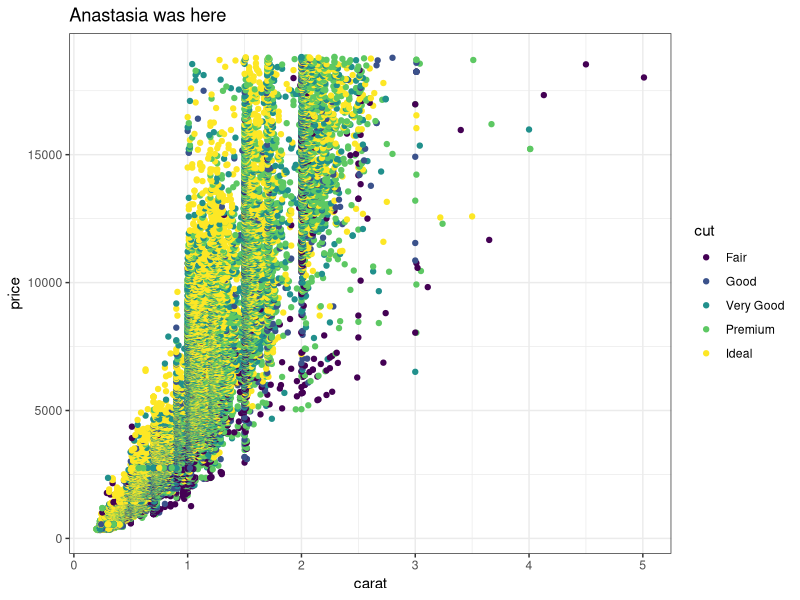
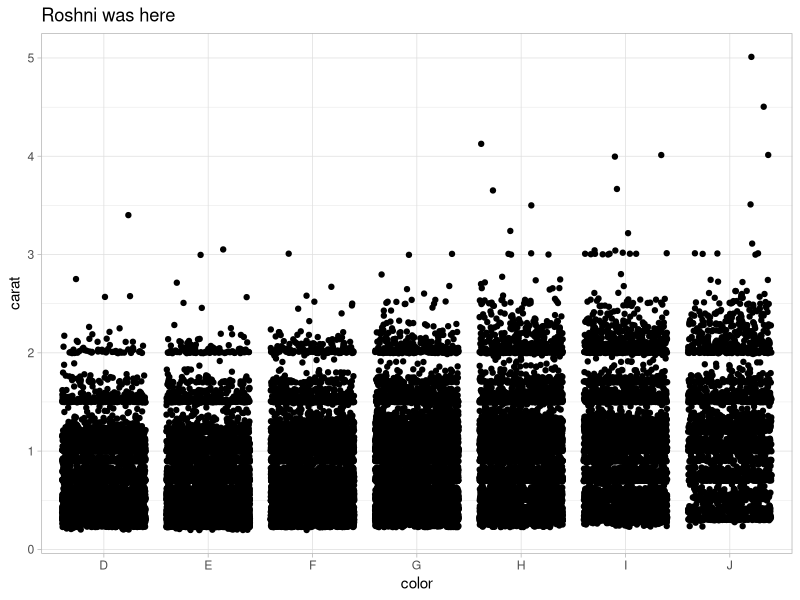
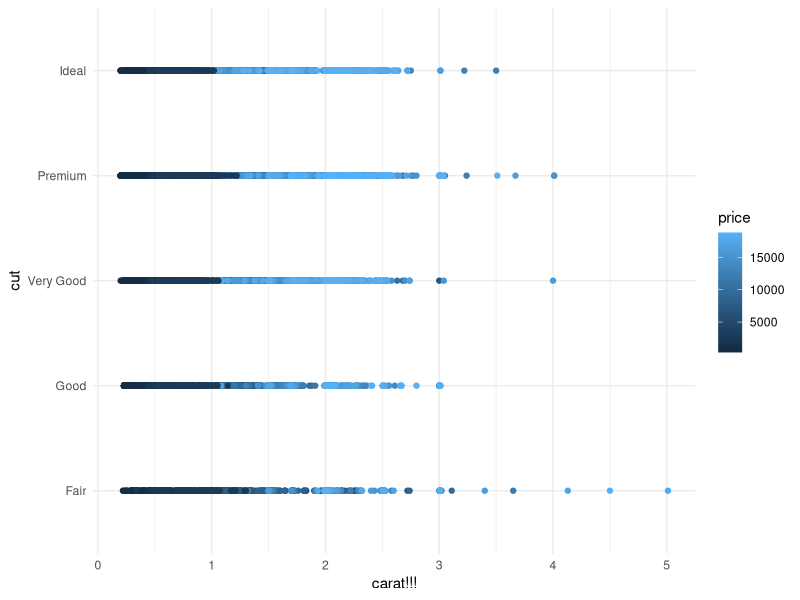

The R source for these figures, in order:
## ---- chunk 1
knitr::opts_chunk$set(echo = TRUE)
library(tidyverse)
## ---- chunk 2
# Partner 1: 
# Run the code below to see the original graph
# Change the code below to make the point color change based on 'cut', and update the theme to theme_bw(). Update the title to include your first name. 

ggplot(data = diamonds, aes(x = carat, y = price, color = cut)) +
  geom_point() +
  theme_bw() +
  labs(title = "Anastasia was here")
## ---- chunk 3
# Partner 2: 
# Run the code below to see the original graph
# Change the code below to make the geom a geom_jitter, and update the theme to theme_light. Update the title to include your first name. 

ggplot(data = diamonds, aes(x = color, y = carat)) +
  geom_jitter() +
  theme_light() +
  labs(title = "Roshni was here")
## ---- chunk 4

ggplot(data = diamonds, aes(x = carat, y = cut, color = price)) +
  geom_point() +
  theme_minimal()+
  labs(
    x = "carat!!!"
  )
# a SUPER exciting graph :) definitely!
## ---- chunk 5

